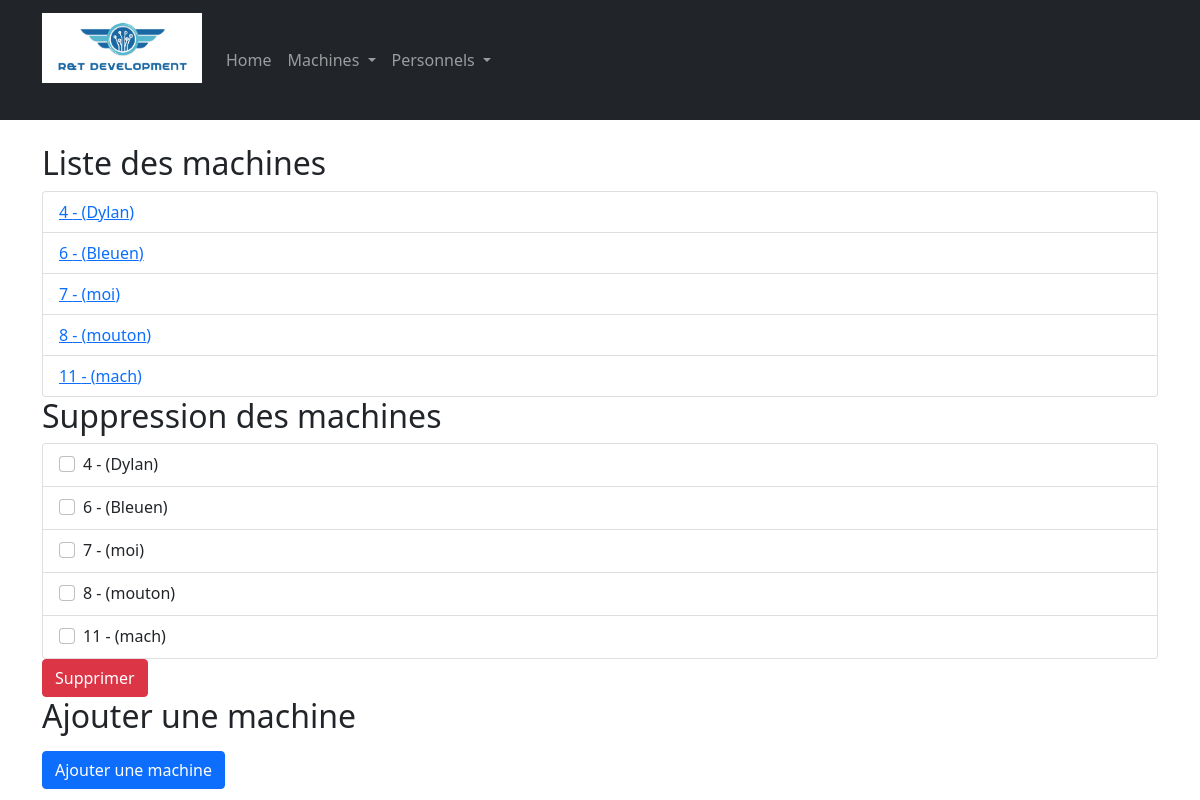
/computerApp/machines/, run on an earlier commit of the app's database.
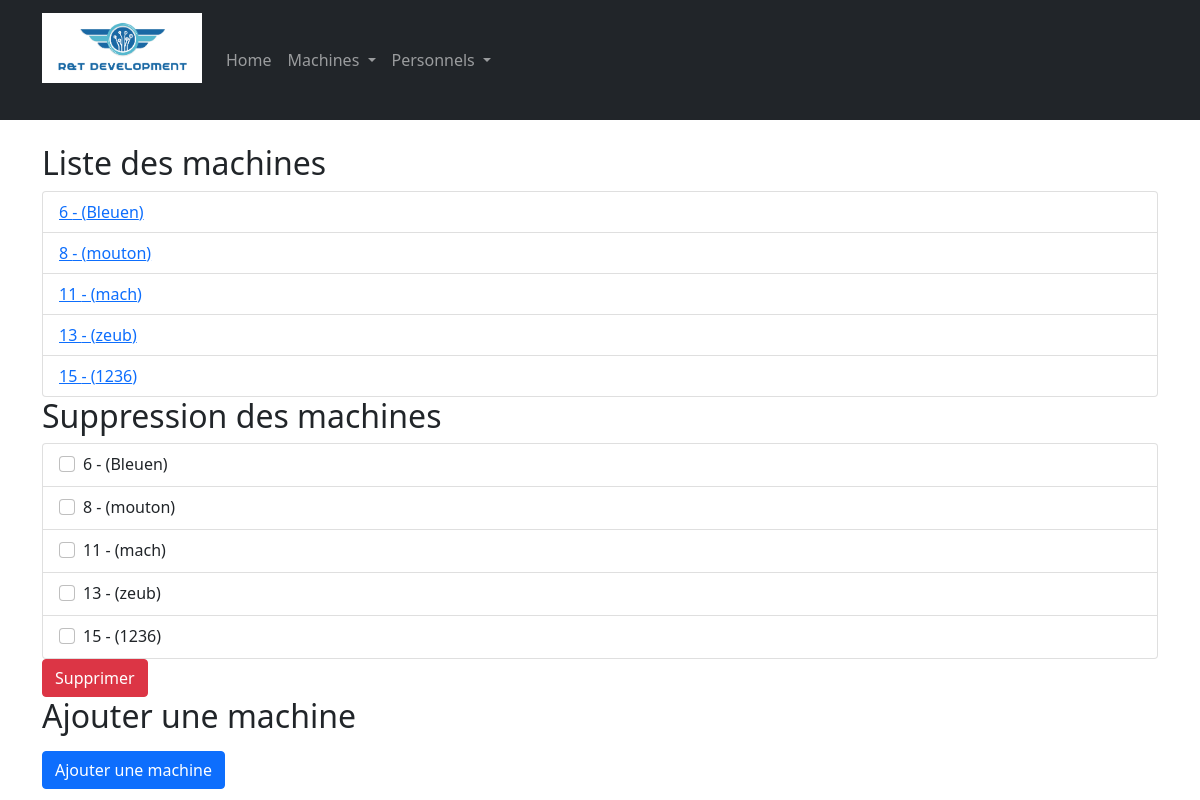
And on a later commit of the database.
### computerApp/models.py (models this page shows, shortened)
class Machine(models.Model):
    TYPE = (
        ('PC', ('PC - Run windows')),
        ('Mac', ('Mac - Run MacOS')),
        ('Server', ('Serveur - Simple Server to deploy virtual machines')),
        ('Switch', ('Switch - To maintains and connect servers')),
    )
    id = models.AutoField(primary_key=True, editable=False)
    nom = models.CharField(max_length=10)
    maintenanceDate = models.DateField(default = datetime.now())
    mach = models.CharField(max_length=32, choices= TYPE, default='PC')

### computerApp/views.py (the view)
# urls.py: path('machines/', views.machine_list_view, name='machines'),
def machine_list_view(request) :
	machines = Machine.objects.all()
	context = {'machines': machines}
	return render(request, 'computerApp/machines_list.html', context)

### computerApp/templates/computerApp/machines_list.html (shortened to what this page needs)
<!DOCTYPE html>
<html>
<head>
  <link rel="stylesheet" href="https://cdnjs.cloudflare.com/ajax/libs/twitter-bootstrap/5.1.3/css/bootstrap.min.css">
</head>
<body>
    <nav class="navbar navbar-expand-lg navbar-dark bg-dark">
        <div class="container">
            <a class="navbar-brand" href="#">
              <img src="/static/computerApp/images/rtdev.png" alt="Logo" class="img-fluid mx-auto d-block mb-4" style="max-width: 160px;">
            </a>
            <div class="collapse navbar-collapse" id="navbarNav">
                <ul class="navbar-nav">
                    <li class="nav-item">
                        <a class="nav-link" href="{% url 'index' %}">Home</a>
                    </li>
                    <li class="nav-item dropdown">
                        <a class="nav-link dropdown-toggle" href="#" id="machinesDropdown" role="button" data-bs-toggle="dropdown" aria-expanded="false">
                            Machines
                        </a>
                    </li>
                    <li class="nav-item dropdown">
                        <a class="nav-link dropdown-toggle" href="#" id="personnelsDropdown" role="button" data-bs-toggle="dropdown" aria-expanded="false">
                            Personnels
                        </a>
                    </li>
                </ul>
            </div>
        </div>
    </nav>
    <div class="container mt-4">
        {% block content %}
        <h2>Liste des machines</h2>
        {% if machines %}
        <ul class="list-group">
            {% for machine in machines %}
            <li class="list-group-item">
                <a href="{% url 'machine-detail' machine.id %}">
                    {{ machine.id }} - ({{ machine.nom }})
                </a>
            </li>
            {% endfor %}
        </ul>
        {% else %}
        <p>Il n'y a pas de machines.</p>
        {% endif %}
        <h2>Suppression des machines</h2>
        <form method="post" action="{% url 'delete-machines' %}">
            <ul class="list-group">
                {% for machine in machines %}
                <li class="list-group-item">
                    <div class="form-check">
                        <input class="form-check-input" type="checkbox" name="machines" value="{{ machine.id }}">
                        <label class="form-check-label">
                            {{ machine.id }} - ({{ machine.nom }})
                        </label>
                    </div>
                </li>
                {% endfor %}
            </ul>
            <button class="btn btn-danger" type="submit">Supprimer</button>
        </form>
        <h2>Ajouter une machine</h2>
        <form method="post" action="{% url 'add-machines' %}">
            <button class="btn btn-primary" type="submit">Ajouter une machine</button>
        </form>
        {% endblock %}
    </div>
</body>
</html>

What changed in the data, as far as the page shows it:
removed Machine: id "4", nom "Dylan"
removed Machine: id "7", nom "moi"
added Machine: id "13", nom "zeub"
added Machine: id "15", nom "1236"
